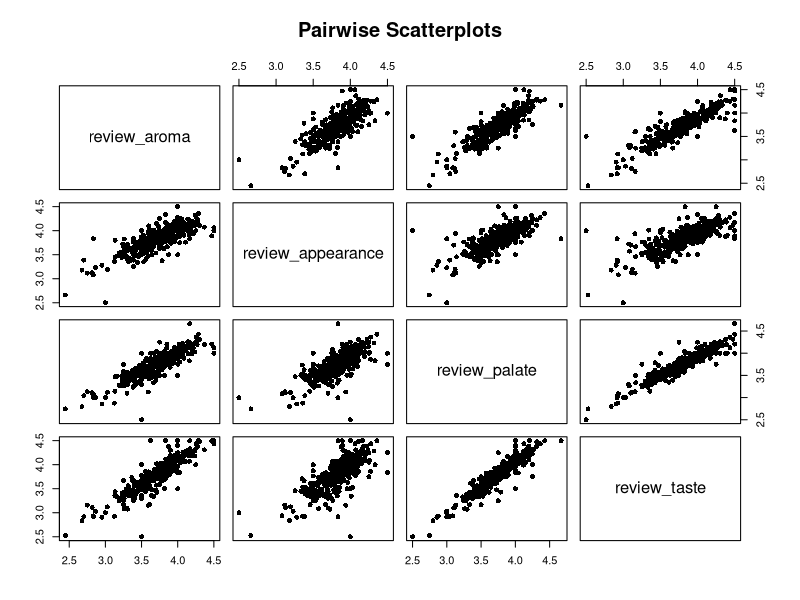
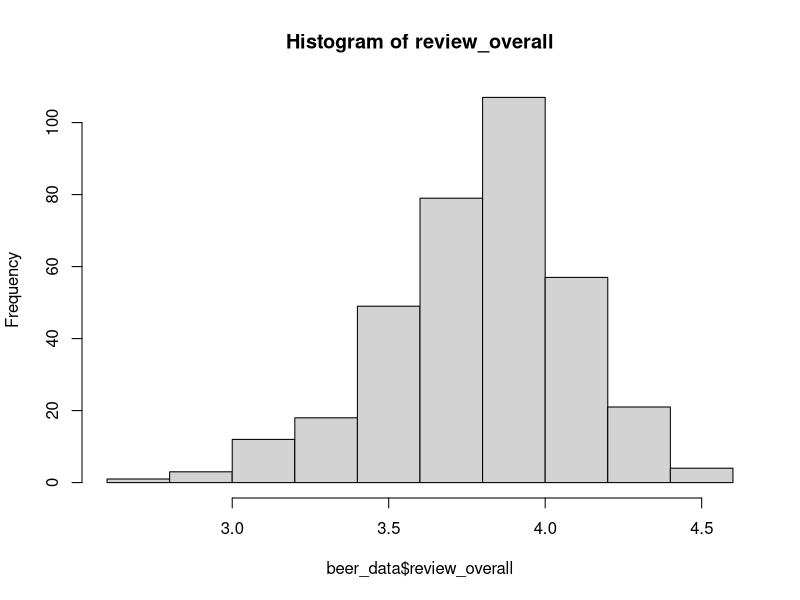
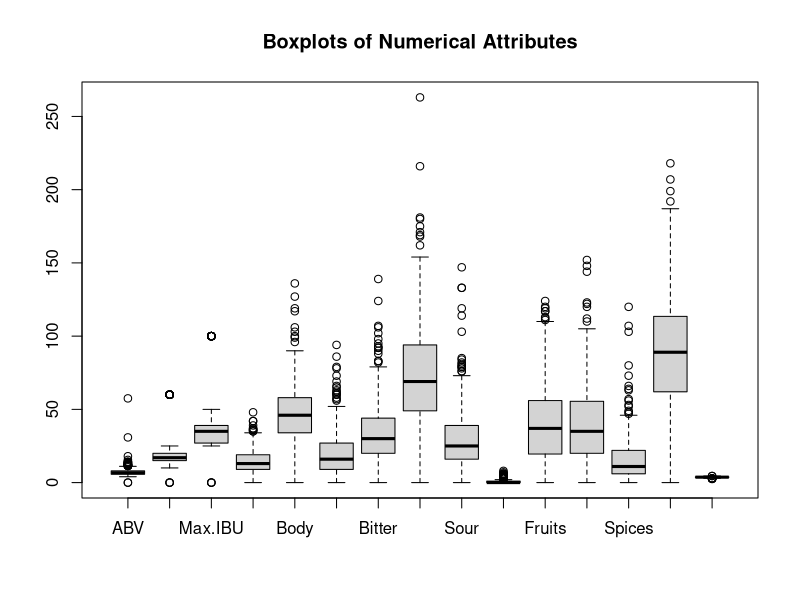
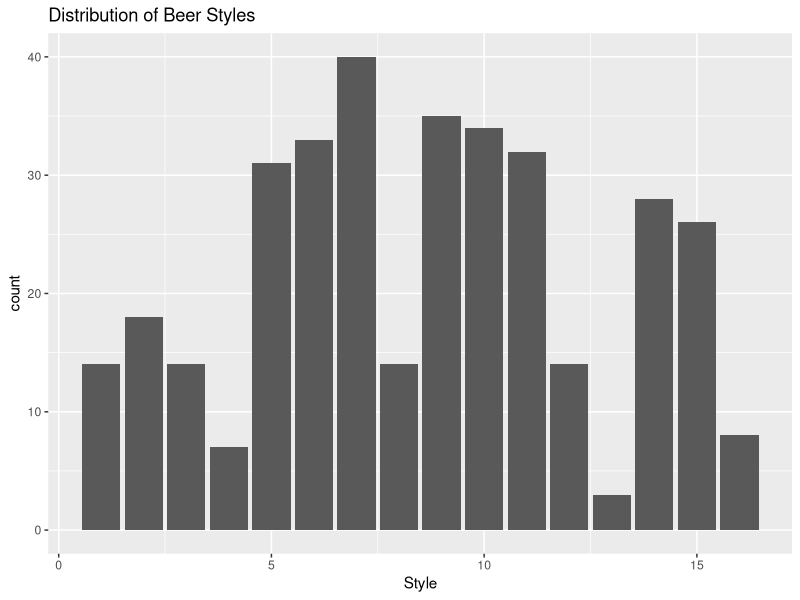
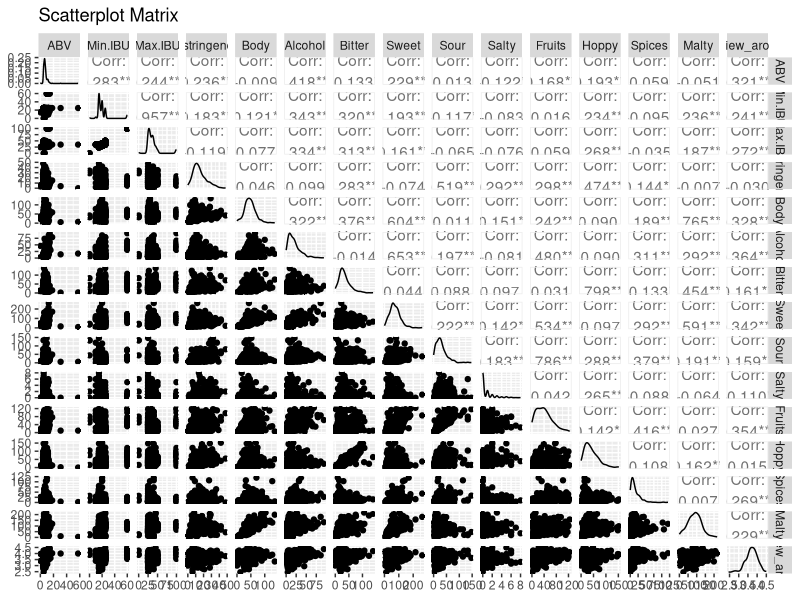
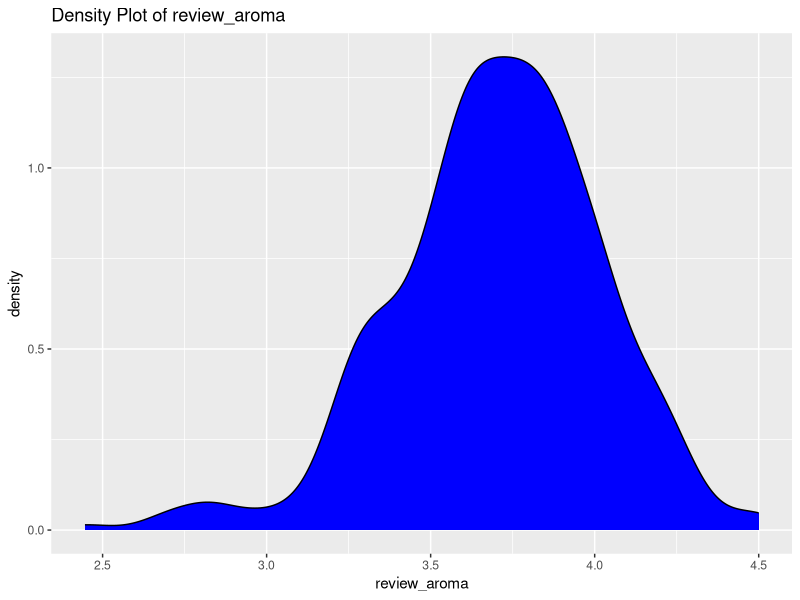
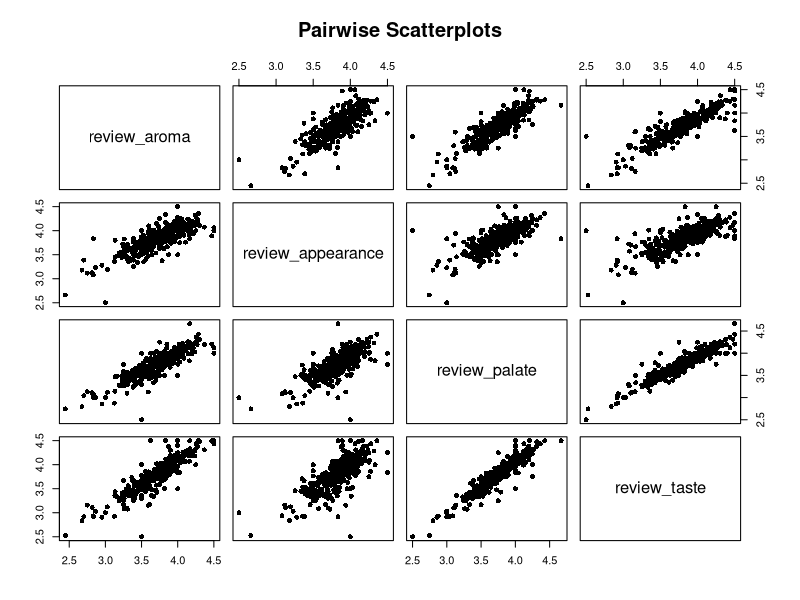
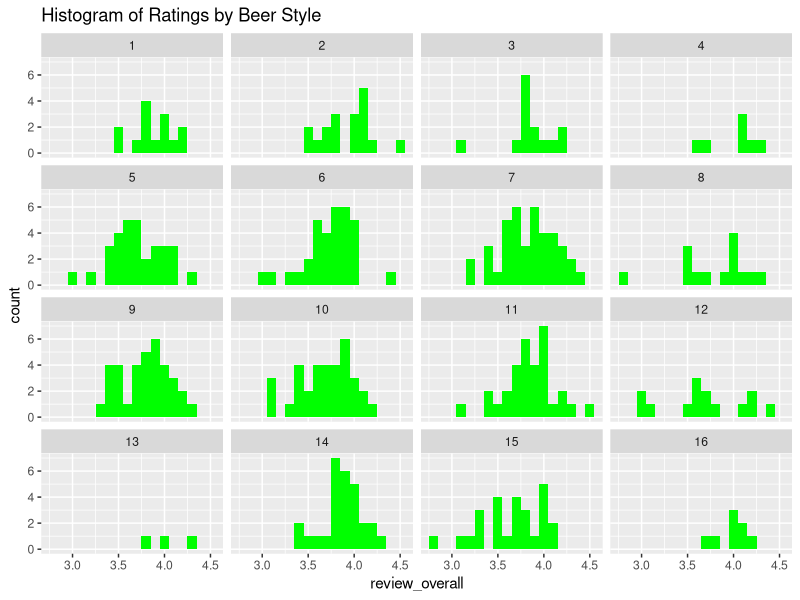

The R source for these figures, in order:
# Load required libraries
library(caret)
library(dplyr)

# Load the dataset
setwd("C:/Users/MIIT/Desktop")
beer_data <- read.csv("Beer.csv")

View(beer_data)

summary(beer_data)
###(A) -->Integrate and preprocess the data to create a clean and
          #unified dataset for analysis. This may involve data cleansing,
          #transformation, and enrichment.
# Label encoding for categorical variables
beer_data$Name <- as.numeric(factor(beer_data$Name))
beer_data$Style <- as.numeric(factor(beer_data$Style))
beer_data$Brewery <- as.numeric(factor(beer_data$Brewery))

# Summary statistics of the dataset
summary(beer_data)
View(beer_data)
# Check for missing values
missing_values <- colSums(is.na(beer_data))
print("Missing Values:")
print(missing_values)

###(B) --> Begin by conducting descriptive analytics to understand
          #historical trends and patterns in the data. 

# Correlation matrix
correlation_matrix <- cor(beer_data[, 4:18])
print("Correlation Matrix:")
View(correlation_matrix)

# Pairwise scatterplots for selected attributes
selected_attributes <- c("review_aroma", "review_appearance", "review_palate", "review_taste")
pairs(beer_data[, selected_attributes], pch = 16, main = "Pairwise Scatterplots")

###(C) -->#Use tools like data visualization, summary statistics to 
          #gain insights.

# Histogram of the target variable (review_overall)
hist(beer_data$review_overall, main = "Histogram of review_overall")

# Boxplots for numerical attributes
boxplot(beer_data[, 4:18], main = "Boxplots of Numerical Attributes")

# Bar plots for categorical attributes (e.g., Style)
library(ggplot2)
ggplot(beer_data, aes(x = Style)) +
  geom_bar() +
  labs(title = "Distribution of Beer Styles")

# Scatterplot matrix for numerical attributes
library(GGally)
ggpairs(beer_data[, 4:18], title = "Scatterplot Matrix")

# Density plots for review attributes (review_aroma, review_appearance, etc.)
ggplot(beer_data, aes(x = review_aroma)) +
  geom_density(fill = "blue") +
  labs(title = "Density Plot of review_aroma")

# Pairwise scatterplots for selected attributes
selected_attributes <- c("review_aroma", "review_appearance", "review_palate", "review_taste")
pairs(beer_data[, selected_attributes], pch = 16, main = "Pairwise Scatterplots")

# Histogram of review_overall ratings for each beer style
ggplot(beer_data, aes(x = review_overall)) +
  geom_histogram(binwidth = 0.1, fill = "green") +
  facet_wrap(~Style) +
  labs(title = "Histogram of Ratings by Beer Style")

###(E) -->Normalize your data according to the problem.
beer_data[, 4:18] <- scale(beer_data[, 4:18])


###(F) -->Build predictive models to forecast future outcomes based on 
#historical data.
# Split the data into training and testing sets
set.seed(123)  # for reproducibility
trainIndex <- createDataPartition(beer_data$review_overall, p = 0.8, 
                                  list = FALSE, 
                                  times = 1)
train_data <- beer_data[trainIndex, ]
test_data <- beer_data[-trainIndex, ]

# Build a linear regression model
model <- lm(review_overall ~ ., data = train_data)

# Make predictions on the test data
predictions <- predict(model, newdata = test_data)

# Evaluate the model 
# Mean Absolute Error (MAE)
mae <- mean(abs(predictions - test_data$review_overall))
print(paste("Mean Absolute Error (MAE):", mae))

###(H) -->Build a recommender system for User Based Content Filtering and Item Based Content Filtering.
N <- 10
recommendations <- test_data %>%
  select(Name, review_overall) %>%
  arrange(desc(predictions)) %>%
  head(N)

print("Top Recommendations:")
print(recommendations)